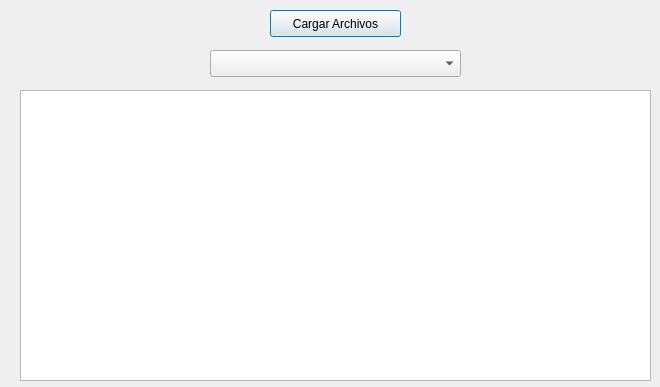
<?xml version="1.0" encoding="UTF-8"?>
<ui version="4.0">
 <class>listar</class>
 <widget class="QDialog" name="listar">
  <property name="geometry">
   <rect>
    <x>0</x>
    <y>0</y>
    <width>660</width>
    <height>387</height>
   </rect>
  </property>
  <property name="windowTitle">
   <string>Dialog</string>
  </property>
  <widget class="QPushButton" name="pushButton">
   <property name="geometry">
    <rect>
     <x>270</x>
     <y>10</y>
     <width>131</width>
     <height>27</height>
    </rect>
   </property>
   <property name="text">
    <string>Cargar Archivos</string>
   </property>
  </widget>
  <widget class="QComboBox" name="comboarchivos_listar">
   <property name="geometry">
    <rect>
     <x>210</x>
     <y>50</y>
     <width>251</width>
     <height>27</height>
    </rect>
   </property>
  </widget>
  <widget class="QTableWidget" name="tablaregistros_listar">
   <property name="enabled">
    <bool>true</bool>
   </property>
   <property name="geometry">
    <rect>
     <x>20</x>
     <y>90</y>
     <width>631</width>
     <height>291</height>
    </rect>
   </property>
   <attribute name="horizontalHeaderDefaultSectionSize">
    <number>200</number>
   </attribute>
  </widget>
 </widget>
 <resources/>
 <connections/>
</ui>
